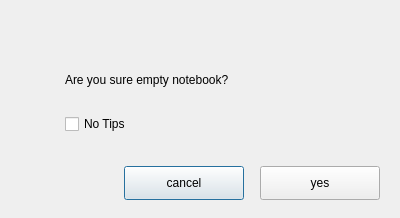
<?xml version="1.0" encoding="UTF-8"?>
<ui version="4.0">
 <class>emptyNotes</class>
 <widget class="QDialog" name="emptyNotes">
  <property name="geometry">
   <rect>
    <x>0</x>
    <y>0</y>
    <width>400</width>
    <height>218</height>
   </rect>
  </property>
  <property name="windowTitle">
   <string>Dialog</string>
  </property>
  <widget class="QWidget" name="widget" native="true">
   <property name="geometry">
    <rect>
     <x>0</x>
     <y>0</y>
     <width>400</width>
     <height>218</height>
    </rect>
   </property>
   <widget class="QLabel" name="label">
    <property name="geometry">
     <rect>
      <x>65</x>
      <y>64</y>
      <width>281</width>
      <height>31</height>
     </rect>
    </property>
    <property name="styleSheet">
     <string notr="true"/>
    </property>
    <property name="text">
     <string>Are you sure empty notebook?</string>
    </property>
   </widget>
   <widget class="QCheckBox" name="checkBox">
    <property name="geometry">
     <rect>
      <x>65</x>
      <y>110</y>
      <width>151</width>
      <height>28</height>
     </rect>
    </property>
    <property name="styleSheet">
     <string notr="true"/>
    </property>
    <property name="text">
     <string>No Tips</string>
    </property>
   </widget>
   <widget class="QPushButton" name="pushButton">
    <property name="geometry">
     <rect>
      <x>124</x>
      <y>166</y>
      <width>120</width>
      <height>34</height>
     </rect>
    </property>
    <property name="styleSheet">
     <string notr="true"/>
    </property>
    <property name="text">
     <string>cancel</string>
    </property>
   </widget>
   <widget class="QPushButton" name="pushButton_2">
    <property name="geometry">
     <rect>
      <x>260</x>
      <y>166</y>
      <width>120</width>
      <height>34</height>
     </rect>
    </property>
    <property name="styleSheet">
     <string notr="true"/>
    </property>
    <property name="text">
     <string>yes</string>
    </property>
   </widget>
  </widget>
 </widget>
 <resources/>
 <connections/>
</ui>
